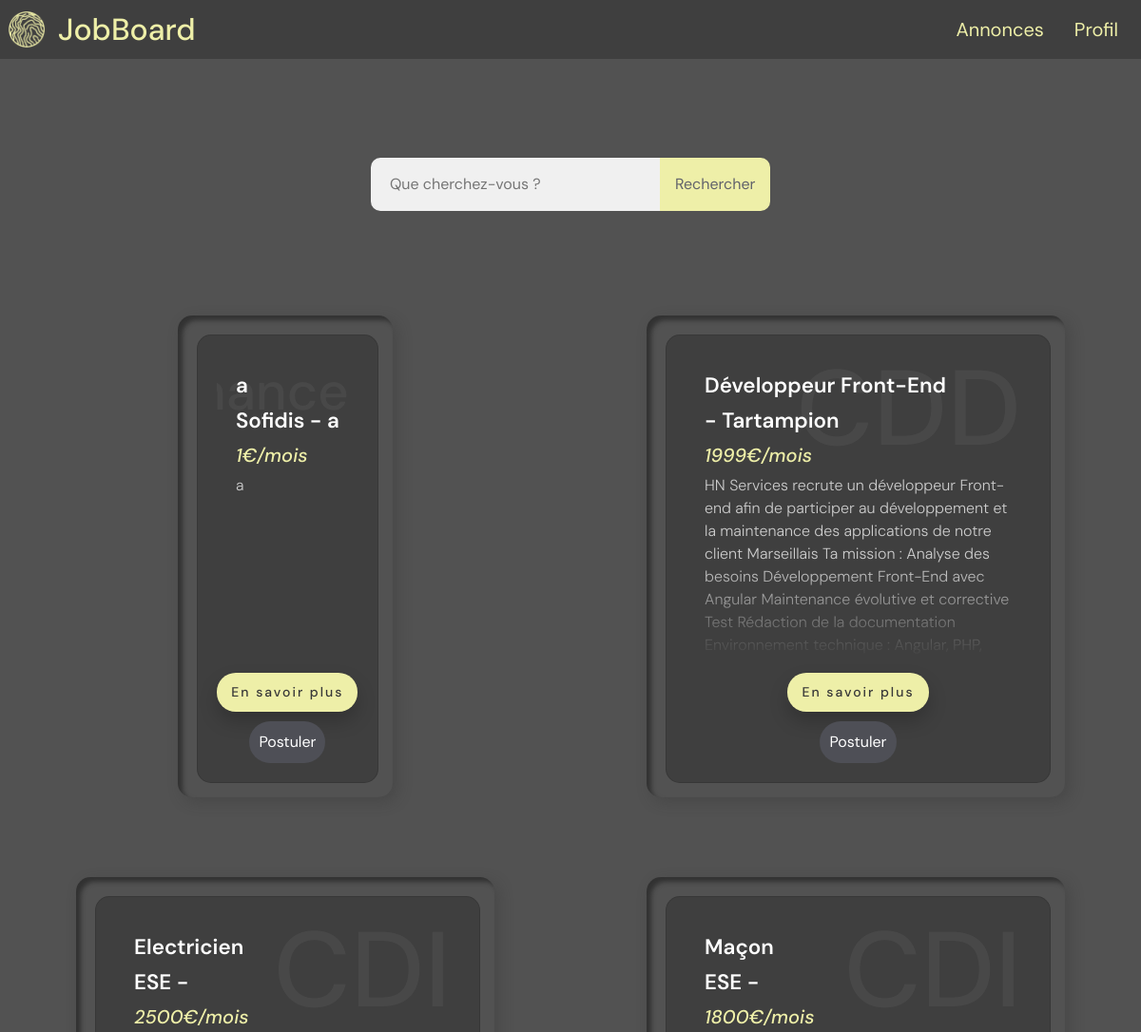
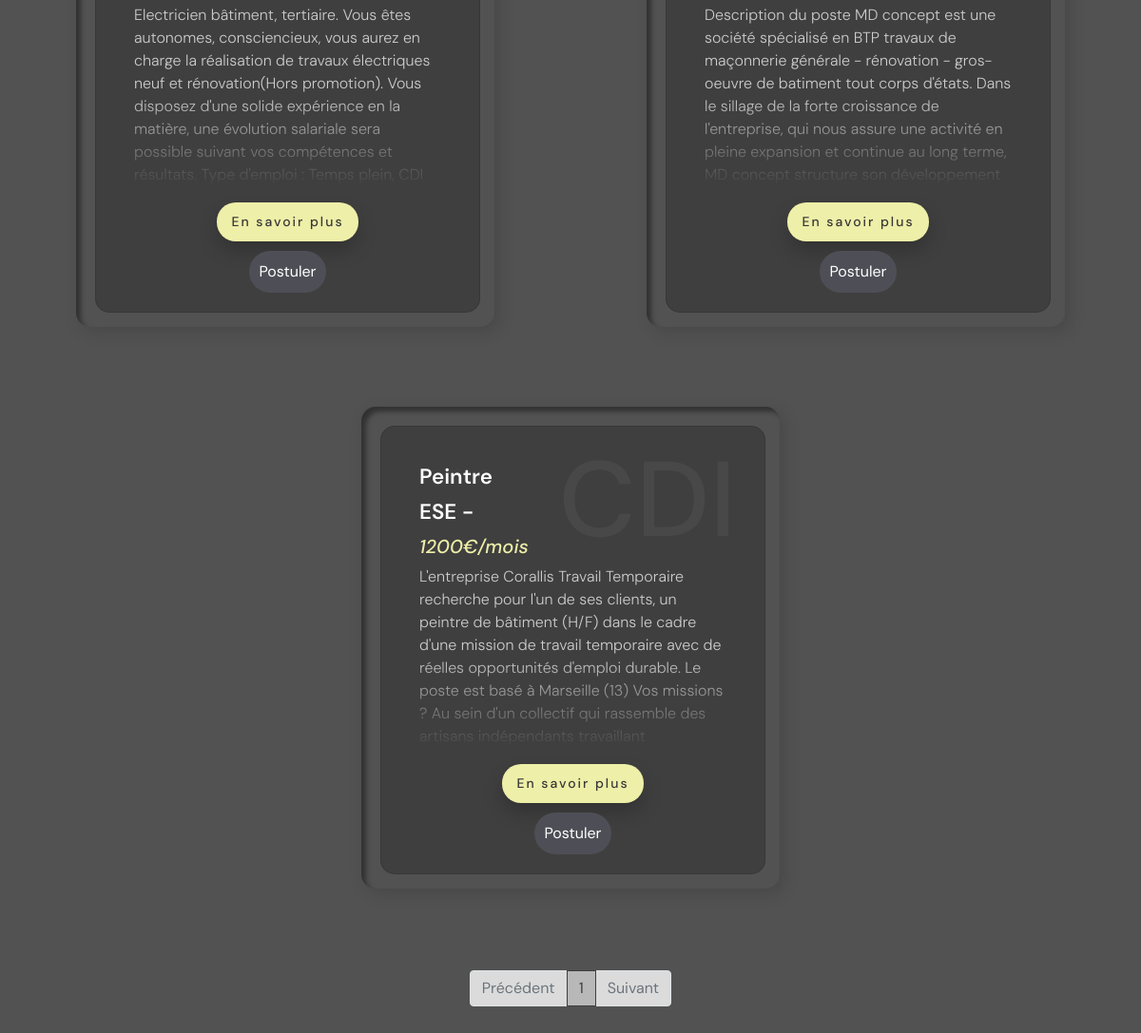
/accueil.php, run on an earlier commit of the app's database (2 pictures, top to bottom).
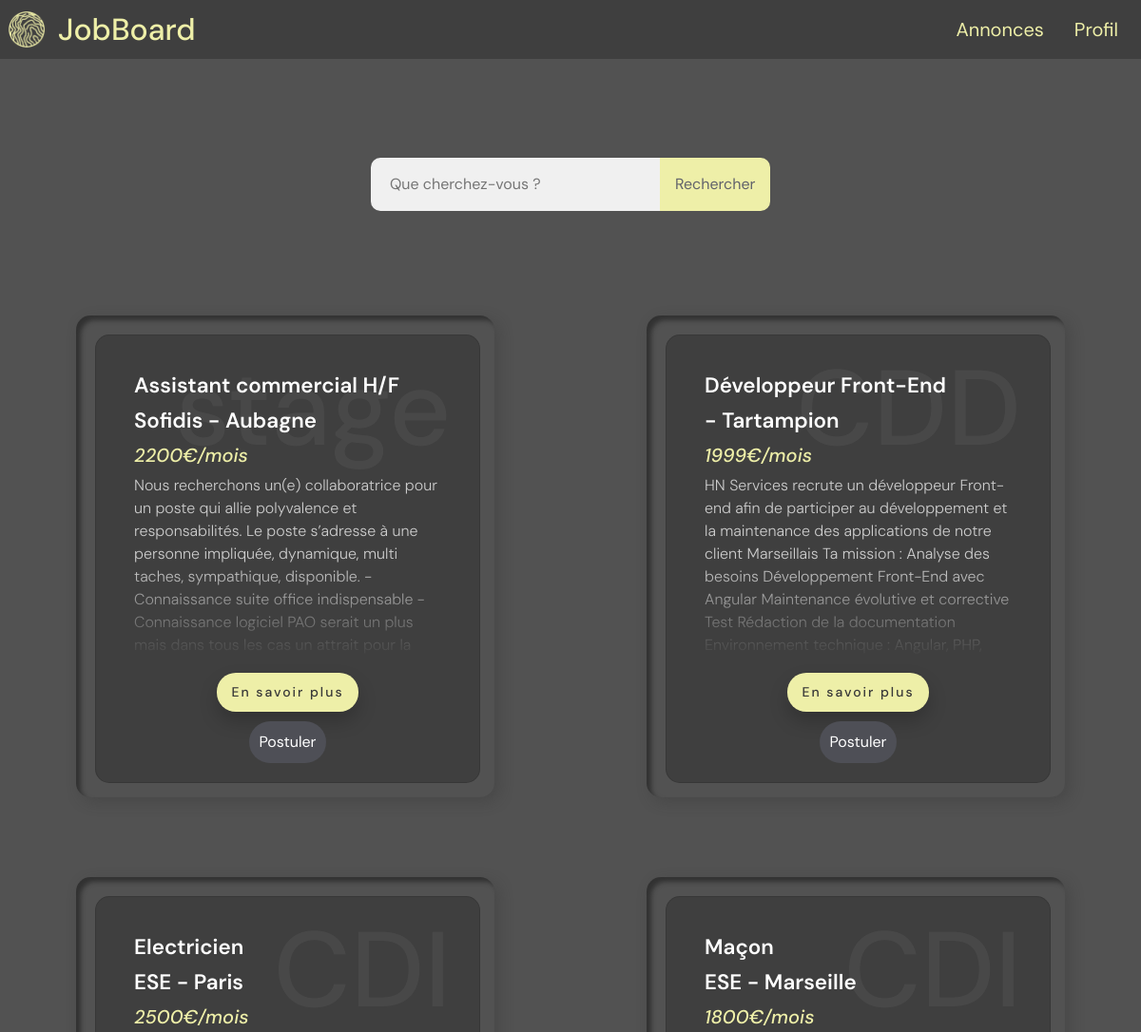
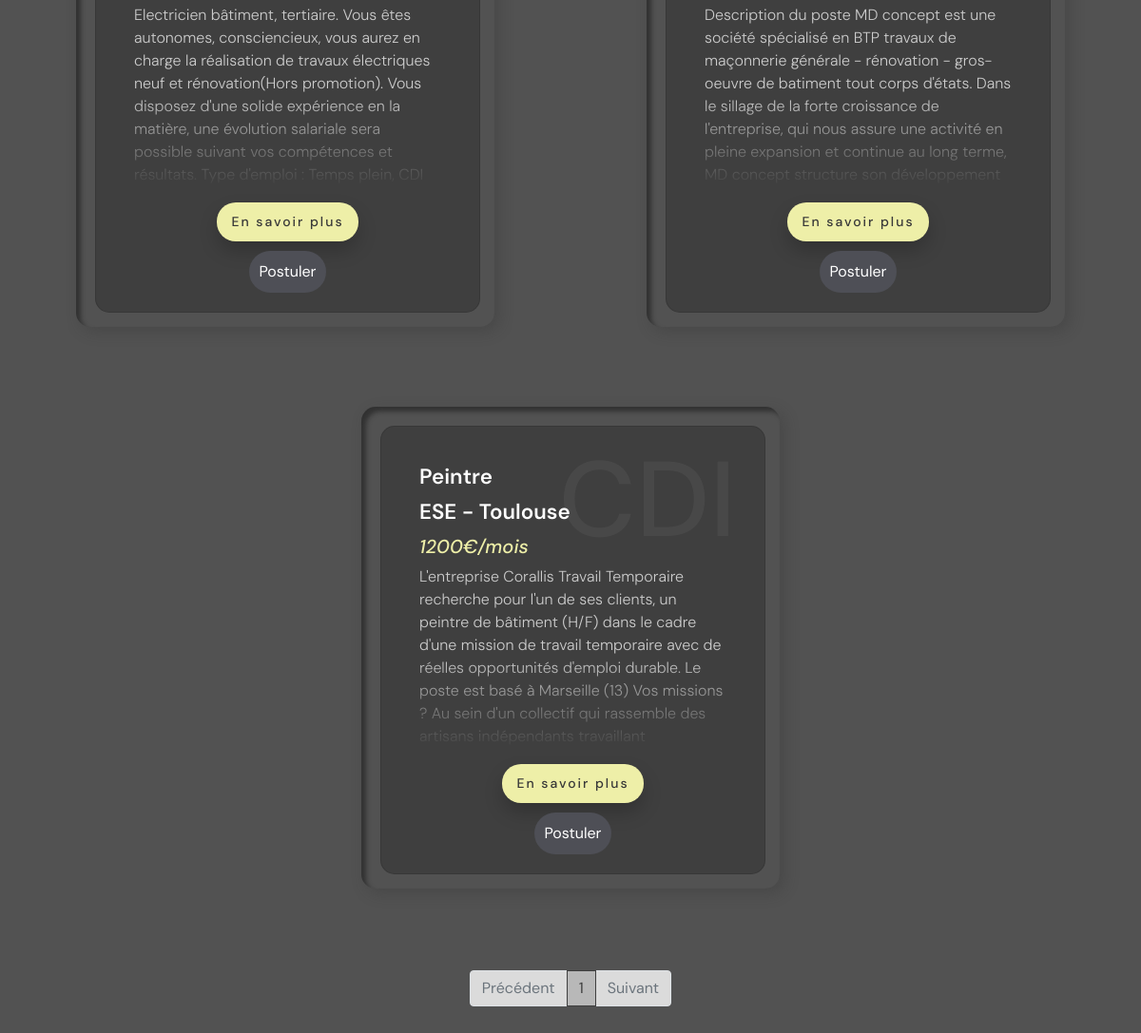
And on a later commit of the database (2 pictures, top to bottom).
### tables this page shows
CREATE TABLE IF NOT EXISTS `advertising` (
  `id` int(11) NOT NULL AUTO_INCREMENT,
  `titre` varchar(255) DEFAULT NULL,
  `descript` text,
  `wages` int(11) DEFAULT NULL,
  `companie_name` varchar(255) DEFAULT NULL,
  `city` varchar(255) DEFAULT NULL,
  `date_e` date DEFAULT NULL,
  `published` tinyint(1) DEFAULT NULL,
  `companies_id` int(11) DEFAULT NULL,
  `contrat` varchar(255) DEFAULT NULL,
  PRIMARY KEY (`id`),
  KEY `companies_id` (`companies_id`)
);

CREATE TABLE IF NOT EXISTS `companies` (
  `id` int(11) NOT NULL AUTO_INCREMENT,
  `name_e` varchar(255) DEFAULT NULL,
  `email` varchar(255) DEFAULT NULL,
  `password` varchar(255) DEFAULT NULL,
  `phone` varchar(255) DEFAULT NULL,
  `website` text,
  `addr` varchar(255) DEFAULT NULL,
  `postal_code` varchar(255) DEFAULT NULL,
  `city` varchar(255) DEFAULT NULL,
  `siret` varchar(255) DEFAULT NULL,
  PRIMARY KEY (`id`)
);

### functions/pagination.php (called while the page is built)
<?php
require_once("configs/database.php");
if (isset($_GET['page']) && !empty($_GET['page'])) {
  $currentPage = (int) strip_tags($_GET['page']);
} else {
  $currentPage = 1;
}
$ad = 'SELECT COUNT(*) AS nb_articles FROM `Advertising`;';
$query = $db->prepare($ad);
$query->execute();
$result = $query->fetch();
$nbArticles = (int) $result['nb_articles'];
$parPage = 6;
$pages = ceil($nbArticles / $parPage);
$premier = ($currentPage * $parPage) - $parPage;
?>

### functions/check_db.php (called while the page is built)
<?php
    function check_ese_id($id, $db_ese) {
      foreach  ($db_ese as $row) {
        if ($row['id'] == $id) {
          return $row['name_e'];
        }
      }
    }
?>

### accueil.php (the view, shortened to what this page needs)
<?php session_start();
require_once("functions/pagination.php");
?>
<!DOCTYPE html>
<html lang="en">
<head>
  <link rel="stylesheet" href="https://cdnjs.cloudflare.com/ajax/libs/twitter-bootstrap/5.1.0/css/bootstrap.min.css">
  <link rel="stylesheet" href="https://cdnjs.cloudflare.com/ajax/libs/font-awesome/5.15.4/css/all.min.css">
  <link rel="stylesheet" href="style/style.css">
  <link rel="stylesheet" href="style/nav.css">
  <link rel="stylesheet" href="style/accueil.css">
  <link rel="stylesheet" href="style/accueil_e.css">
  <link rel="stylesheet" href="style/card.css">
  <link rel="stylesheet" href="https://cdn.jsdelivr.net/npm/bootstrap-icons@1.5.0/font/bootstrap-icons.css">
</head>
<body>
  <?php
  require_once("component/nav.php");
  require_once("configs/database.php");
  if (empty($_SESSION['profession']) || $_SESSION['profession'] == 'particulier') {
  ?>
    <div class="find">
      <form action="accueil.php" method="GET" class="find_form searchBar">
        <div class="find-div">
          <input type="text" name="find" id="find" placeholder="Que cherchez-vous ?">
          <button type="submit">Rechercher</button>
        </div>
      </form>
    </div>
    <div class="advert">
      <?php
      require_once("functions/check_db.php");
      if (isset($_GET['find']) && strlen($_GET['find']) > 0) {
        $recherche = $_GET['find'];
        $ad = "SELECT * FROM Advertising WHERE titre LIKE '%$recherche%' OR companie_name LIKE '$recherche%' OR city LIKE '$recherche%' OR contrat LIKE '$recherche' ORDER BY titre ASC LIMIT $premier, $parPage";
      } else
        $ad = "SELECT * FROM Advertising ORDER BY titre ASC LIMIT $premier, $parPage";
      foreach ($db->query($ad) as $row) {
        if ($row['published'] == 1) {
          $id = intval($row['id'], 10);
      ?>
          <div class="container" id="inde_advert_<?php echo $id ?>">
            <div class="box">
            <div class="card" data-tilt data-tilt-scale="1">
              <div class="content">
                <?php
                if ($row['contrat'] == 'alternance'){ ?>
                  <h2 style="font-size: 3.5em; margin-top: 15px;"><?= $row['contrat'] ?></h2>
                  <?php } else { ?>
                  <h2><?= $row['contrat'] ?></h2>
                  <?php } ?>
                <h3><?= $row['titre'] ?></h3>
                <h3><?= check_ese_id($row['companies_id'], $db->query("SELECT id, name_e FROM Companies")); ?> - <?= $row['city'] ?></h3>
                <h5 style="font-style: italic;"><?= $row['wages'] ?>€/mois</h5>
                <div id="desc_<?php echo $id ?>">
                  <p><?= $row['descript'] ?></p>
                </div>
              </div>
              <a class="more"></a>
              <button type="submit" class="applied button-postuler" id="applied_<?php echo $id ?>" onclick="applied(<?php echo json_encode($id) ?>)">Postuler</button>
            </div>
          </div>
        </div>
      <?php
        }
      }
      ?>
    </div>
    <div style="text-align: center; margin-top: 4vh; margin-bottom: 8vh;">
      <nav style="display: inline-block;">
        <ul class="pagination">
          <li class="page-item <?= ($currentPage == 1) ? "disabled" : "" ?>">
            <a style="<?= ($currentPage == 1) ? "" : "color: #525252;" ?>background-color: #dbdbdb;" href="accueil.php?page=<?= $currentPage - 1 ?>" class="page-link">Précédent</a>
          </li>
          <?php for ($page = 1; $page <= $pages; $page++) : ?>
            <li class="page-item <?= ($currentPage == $page) ? "active" : "" ?>">
              <a style="background-color: #B8B8B8; color: #fff;<?= ($currentPage == $page) ? "border-color: #3f3f3f !important; color: #3f3f3f;" : ""?>" href="accueil.php?page=<?= $page ?>" class="page-link"><?= $page ?></a>
            </li>
          <?php endfor ?>
          <li class="page-item <?= ($currentPage == $pages) ? "disabled" : "" ?>">
            <a style="<?= ($currentPage == $pages) ? "" : "color: #525252;" ?>background-color: #dbdbdb;" href="accueil.php?page=<?= $currentPage + 1 ?>" class="page-link">Suivant</a>
          </li>
        </ul>
      </nav>
    </div>
  <?php } else
    require_once("accueil_e.php");
  ?>
</body>
</html>

### component/nav.php (shortened to what this page needs)
<nav class="navbar">
    <img src="logo.png" width="40" height="40">
    <h1>JobBoard</h1>
    <ul class="nav-menu">
        <div class="nav-content">
            <a href="accueil.php" id="dropdownMenuLink" class="nav-link"><?= (isset($_SESSION['profession']) && ($_SESSION['profession'] == 'entreprise')) ? "Mes annonces" : "Annonces"?></a>
        </div>
        <div class="dropdown profile">
            <?php
            if ($_SERVER['SCRIPT_NAME'] == "/T-WEB-501-MAR-5-1-jobboard-iliam.amara/profile.php") { ?>
                <button class="nav-link" id="dropdownMenuLink" role="button">
                    <a href="/T-WEB-501-MAR-5-1-jobboard-iliam.amara/component/deconnection.php">Déconnexion</a>
                </button>
            <?php } else { ?>
                <button class="nav-link" href="#" role="button" id="dropdownMenuLink" data-bs-toggle="dropdown" aria-expanded="false">
                    Profil
                </button>
            <?php } ?>
        </div>
    </ul>
</nav>

### style/style.css (style rules this page uses)
body { font-family: 'DM Sans', sans-serif; color: #3f3f3f; background-color: #525252; }
.searchBar { margin-bottom: 10vh; }
.container { justify-content: center; margin-bottom: 3vh; color: #EEEFA8; padding-top: 2%; width: 50vw; min-width: 300px; }
.container button { z-index: 2; transition: 0.2s; border:none; padding: 10px; color: white; border-radius: 50px; background-color: transparent; }
.container button:not(.content button) { background-color: #4E4F56; }
.container a { vertical-align: middle; margin-top: 10px; position: absolute; color: #3f3f3f; text-decoration: none; }

### style/nav.css (style rules this page uses)
.navbar { font-size: 2.5vh; display: flex; flex-wrap: wrap; padding: 1vh 1vh; background: #3f3f3f; }
.nav-menu, .navbar h1 { margin-bottom: 0px; }
.searchBar { border-radius: 50px; }
.navbar h1 { color: #EEEFA8; padding-left: 2vh; font-size: 4vh; position: absolute; left: 45px; }
.navbar a { color: #EEEFA8; text-decoration: none; }
.nav-content { transition: 0.2s; }
.nav-menu { display: flex; align-items: center; }
.nav-menu #dropdownMenuLink { border: none; background-color: transparent; color: #EEEFA8; transition: 0.2s; }
.find { padding-top: 13vh; text-align: center; }
.find-div { display: flex; flex-direction: row; justify-content: center; }
.find_form input:not(.div-profile input) { padding-right: 8vw; padding-top: 2vh; padding-bottom: 2vh; padding-left: 1.7vw; -webkit-border-top-left-radius: 10px; -webkit-border-bottom-left-radius: 10px; -moz-border-radius-topleft: 10px; -moz-border-radius-bottomleft: 10px; border-top-left-radius: 10px; border-bottom-left-radius: 10px; margin-right: 0px; border: none; background: rgb(240, 240, 240); }
.find_form button { transition: 0.2s; color: #61626B; border:none; padding-top: 2vh; padding-bottom: 2vh; padding-left: 2vh; padding-right: 2vh; background-color: #EEEFA8; -webkit-border-top-right-radius: 10px; -webkit-border-bottom-right-radius: 10px; -moz-border-radius-topright: 10px; -moz-border-radius-bottomright: 10px; border-top-right-radius: 10px; border-bottom-right-radius: 10px; }
.page-link { text-decoration: none !important; box-shadow: none !important; }

### style/accueil.css (style rules this page uses)
.advert { display: flex; flex-wrap: wrap; justify-content: center; }

### style/card.css (style rules this page uses)
.container .card { border-radius: 50px; background: #3f3f3f; position: absolute; top: 20px; left: 20px; right: 20px; bottom: 20px; border-radius: 15px; transition: 0.5s; display: flex; justify-content: center; align-items: center; flex-direction: column; }
.container .box { z-index: 41; position: relative; min-width: auto; padding-right: 35px; padding-bottom: 35px; height: auto; box-shadow: inset 5px 5px 5px rgba(50,50,50,2), inset -5px -5px 15px #52525201, 5px 5px 15px rgba(50, 50, 50, 0.3), -5px -5px 15px #52525201; border-radius: 15px; margin: 30px; }
.container .card .content { width: 100%; padding: 20px; }
.container .card .content h2 { position: absolute; top: -10px; right: 10px; font-size: 7em; color: rgba(255,255,255,0.05); transition: 0.5s; }
.container .card .content h3 { font-size: 1.8em; color: rgba(255,255,255,0.5); z-index: 1; transition: 0.5s; }
.container { padding: 0px; position: relative; display: flex; justify-content: center; align-items: center; width: 500px; flex-wrap: wrap; }
.container .card { position: relative; padding: 20px; background: #3f3f3f; }
.container .card::before { content: ''; position: absolute; top: 0; right: 0; }
.container .card .content { position: relative; height: 40vh; overflow: hidden; }
.container .card .content::before { content: ''; position: absolute; bottom: 0; left: 0; width: 100%; height: 100px; background: linear-gradient(transparent, #3f3f3f); }
.container .card .content h3 { color: #fff; font-size: 1.4em; font-weight: 600; margin-bottom: 10px; }
.container .card .content p { color: #ccc; font-size: 16px; font-weight: 300; z-index: 1; transition: 0.5s; }
.container .card .more { position: relative; padding: 10px 15px; background: #EEEFA8; margin-top: 15px; display: inline-block; cursor: pointer; color: #383838; font-weight: 500; letter-spacing: 2px; font-size: 14px; border-radius: 20px; text-decoration: none; box-shadow: 0 10px 20px rgba(0,0,0,0.2); transition: 0.25s; }
.container .card .more::before { content: 'En savoir plus'; }
.button-postuler { margin-top: 10px; }

What changed in the data, as far as the page shows it:
removed advertising: titre "a", companies.name_e "Sofidis", city "a", wages "1", descript "a"
added advertising: titre "Assistant commercial H/F", companies.name_e "Sofidis", city "Aubagne", wages "2200", descript "Nous recherchons un(e) collaboratrice pour un poste qui allie polyvalence et responsabilités. Le poste s’adresse à une personne impliquée, dynamique, multi taches, sympathique, disponible. - Connaissance suite office indispensable - Connaissance logiciel PAO serait un plus mais dans tous les cas un attrait pour la…"
changed advertising "Electricien": city (not shown) → "Paris"
changed advertising "Maçon": city (not shown) → "Marseille"
changed advertising "Peintre": city (not shown) → "Toulouse"
